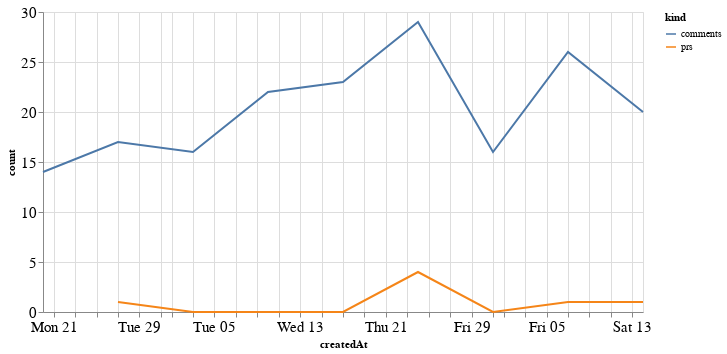

The cell this chart's notebook holds for it:
### Code cell
alt.Chart(total_time, width=600).mark_line().encode(
    x='createdAt',
    y='count',
    color='kind'
)

### Figure 1 — Vega-Lite specification as saved in the notebook (floating-point values rounded to 4 significant figures)
{"config": {"axisLeft": {"labelFontSize": 15}, "axisBottom": {"labelFontSize": 15}}, "data": {"name": "data-4116e0365d6d8c0af5eaabb3c4ac262a"}, "mark": "line", "encoding": {"color": {"type": "nominal", "field": "kind"}, "x": {"type": "temporal", "field": "createdAt"}, "y": {"type": "quantitative", "field": "count"}}, "width": 600, "$schema": "https://vega.github.io/schema/vega-lite/v4.8.1.json", "datasets": {"data-4116e0365d6d8c0af5eaabb3c4ac262a": [{"createdAt": "2020-12-27T00:00:00", "kind": "prs", "count": 1.0}, {"createdAt": "2021-01-03T00:00:00", "kind": "prs", "count": 0.0}, {"createdAt": "2021-01-10T00:00:00", "kind": "prs", "count": 0.0}, {"createdAt": "2021-01-17T00:00:00", "kind": "prs", "count": 0.0}, {"createdAt": "2021-01-24T00:00:00", "kind": "prs", "count": 4.0}, {"createdAt": "2021-01-31T00:00:00", "kind": "prs", "count": 0.0}, {"createdAt": "2021-02-07T00:00:00", "kind": "prs", "count": 1.0}, {"createdAt": "2021-02-14T00:00:00", "kind": "prs", "count": 1.0}, {"createdAt": "2020-12-20T00:00:00", "kind": "prs", "count": null}, {"createdAt": "2020-12-27T00:00:00", "kind": "comments", "count": 17.0}, {"createdAt": "2021-01-03T00:00:00", "kind": "comments", "count": 16.0}, {"createdAt": "2021-01-10T00:00:00", "kind": "comments", "count": 22.0}, {"createdAt": "2021-01-17T00:00:00", "kind": "comments", "count": 23.0}, {"createdAt": "2021-01-24T00:00:00", "kind": "comments", "count": 29.0}, {"createdAt": "2021-01-31T00:00:00", "kind": "comments", "count": 16.0}, {"createdAt": "2021-02-07T00:00:00", "kind": "comments", "count": 26.0}, {"createdAt": "2021-02-14T00:00:00", "kind": "comments", "count": 20.0}, {"createdAt": "2020-12-20T00:00:00", "kind": "comments", "count": 14.0}]}}
